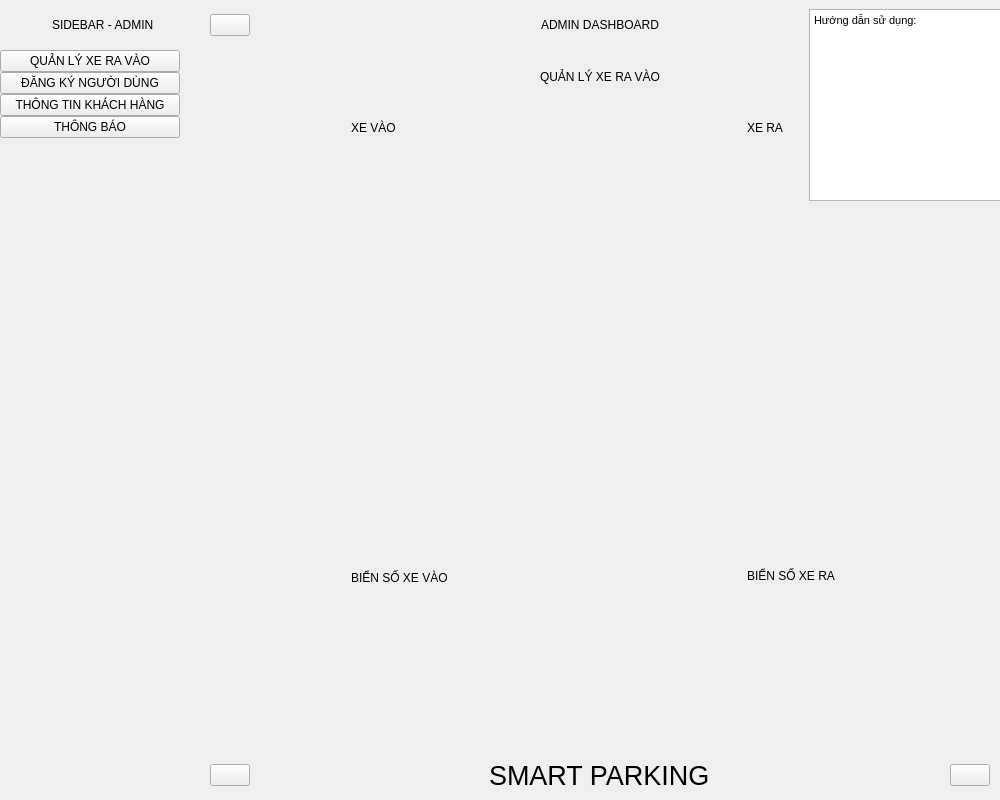
<?xml version="1.0" encoding="UTF-8"?>
<ui version="4.0">
 <class>MainWindow</class>
 <widget class="QMainWindow" name="MainWindow">
  <property name="geometry">
   <rect>
    <x>0</x>
    <y>0</y>
    <width>1000</width>
    <height>800</height>
   </rect>
  </property>
  <property name="minimumSize">
   <size>
    <width>1000</width>
    <height>800</height>
   </size>
  </property>
  <property name="maximumSize">
   <size>
    <width>1000</width>
    <height>800</height>
   </size>
  </property>
  <property name="windowTitle">
   <string>MainWindow</string>
  </property>
  <property name="toolTip">
   <string>&lt;html&gt;&lt;head/&gt;&lt;body&gt;&lt;p&gt;*{&lt;/p&gt;&lt;p&gt;	color: #000;&lt;/p&gt;&lt;p&gt;	border: none;&lt;/p&gt;&lt;p&gt;}&lt;/p&gt;&lt;p&gt;#centralwidget{&lt;/p&gt;&lt;p&gt;	background-color: #eff9fe;&lt;/p&gt;&lt;p&gt;&lt;br/&gt;&lt;/p&gt;&lt;p&gt;}&lt;/p&gt;&lt;/body&gt;&lt;/html&gt;</string>
  </property>
  <property name="styleSheet">
   <string notr="true"/>
  </property>
  <widget class="QWidget" name="centralwidget">
   <property name="minimumSize">
    <size>
     <width>800</width>
     <height>800</height>
    </size>
   </property>
   <property name="maximumSize">
    <size>
     <width>1000</width>
     <height>800</height>
    </size>
   </property>
   <property name="toolTip">
    <string>&lt;html&gt;&lt;head/&gt;&lt;body&gt;&lt;p&gt;&lt;br/&gt;&lt;/p&gt;&lt;/body&gt;&lt;/html&gt;</string>
   </property>
   <property name="styleSheet">
    <string notr="true"/>
   </property>
   <layout class="QHBoxLayout" name="horizontalLayout" stretch="1,3,0">
    <property name="spacing">
     <number>0</number>
    </property>
    <property name="leftMargin">
     <number>0</number>
    </property>
    <property name="topMargin">
     <number>0</number>
    </property>
    <property name="rightMargin">
     <number>0</number>
    </property>
    <property name="bottomMargin">
     <number>0</number>
    </property>
    <item>
     <widget class="QCustomSlideMenu" name="menu" native="true">
      <property name="minimumSize">
       <size>
        <width>200</width>
        <height>0</height>
       </size>
      </property>
      <property name="maximumSize">
       <size>
        <width>200</width>
        <height>16777215</height>
       </size>
      </property>
      <property name="cursor">
       <cursorShape>PointingHandCursor</cursorShape>
      </property>
      <layout class="QVBoxLayout" name="verticalLayout_5" stretch="1,0">
       <property name="spacing">
        <number>0</number>
       </property>
       <property name="leftMargin">
        <number>0</number>
       </property>
       <property name="topMargin">
        <number>0</number>
       </property>
       <property name="rightMargin">
        <number>0</number>
       </property>
       <property name="bottomMargin">
        <number>0</number>
       </property>
       <item alignment="Qt::AlignLeft">
        <widget class="QWidget" name="menu_title_box" native="true">
         <property name="minimumSize">
          <size>
           <width>200</width>
           <height>50</height>
          </size>
         </property>
         <property name="maximumSize">
          <size>
           <width>200</width>
           <height>50</height>
          </size>
         </property>
         <layout class="QHBoxLayout" name="horizontalLayout_6">
          <property name="leftMargin">
           <number>15</number>
          </property>
          <item alignment="Qt::AlignHCenter">
           <widget class="QLabel" name="menu_title">
            <property name="text">
             <string>SIDEBAR - ADMIN</string>
            </property>
           </widget>
          </item>
         </layout>
        </widget>
       </item>
       <item alignment="Qt::AlignLeft|Qt::AlignTop">
        <widget class="QWidget" name="nav_link" native="true">
         <property name="minimumSize">
          <size>
           <width>200</width>
           <height>0</height>
          </size>
         </property>
         <property name="maximumSize">
          <size>
           <width>200</width>
           <height>16777215</height>
          </size>
         </property>
         <layout class="QVBoxLayout" name="verticalLayout_6">
          <property name="spacing">
           <number>0</number>
          </property>
          <property name="leftMargin">
           <number>0</number>
          </property>
          <property name="topMargin">
           <number>0</number>
          </property>
          <property name="rightMargin">
           <number>0</number>
          </property>
          <property name="bottomMargin">
           <number>0</number>
          </property>
          <item>
           <widget class="QPushButton" name="btn_nav_1">
            <property name="minimumSize">
             <size>
              <width>180</width>
              <height>0</height>
             </size>
            </property>
            <property name="maximumSize">
             <size>
              <width>180</width>
              <height>16777215</height>
             </size>
            </property>
            <property name="cursor">
             <cursorShape>PointingHandCursor</cursorShape>
            </property>
            <property name="text">
             <string>QUẢN LÝ XE RA VÀO</string>
            </property>
            <property name="icon">
             <iconset resource="assets/icons/resource.qrc">
              <normaloff>:/icons/black/black/eye.svg</normaloff>:/icons/black/black/eye.svg</iconset>
            </property>
            <property name="iconSize">
             <size>
              <width>24</width>
              <height>24</height>
             </size>
            </property>
           </widget>
          </item>
          <item alignment="Qt::AlignLeft">
           <widget class="QPushButton" name="btn_nav_2">
            <property name="minimumSize">
             <size>
              <width>180</width>
              <height>0</height>
             </size>
            </property>
            <property name="maximumSize">
             <size>
              <width>180</width>
              <height>16777215</height>
             </size>
            </property>
            <property name="cursor">
             <cursorShape>PointingHandCursor</cursorShape>
            </property>
            <property name="text">
             <string>ĐĂNG KÝ NGƯỜI DÙNG</string>
            </property>
            <property name="icon">
             <iconset resource="assets/icons/resource.qrc">
              <normaloff>:/icons/black/black/user-plus.svg</normaloff>:/icons/black/black/user-plus.svg</iconset>
            </property>
            <property name="iconSize">
             <size>
              <width>24</width>
              <height>24</height>
             </size>
            </property>
           </widget>
          </item>
          <item>
           <widget class="QPushButton" name="btn_nav_3">
            <property name="minimumSize">
             <size>
              <width>180</width>
              <height>0</height>
             </size>
            </property>
            <property name="maximumSize">
             <size>
              <width>180</width>
              <height>16777215</height>
             </size>
            </property>
            <property name="cursor">
             <cursorShape>PointingHandCursor</cursorShape>
            </property>
            <property name="text">
             <string>THÔNG TIN KHÁCH HÀNG</string>
            </property>
            <property name="icon">
             <iconset resource="assets/icons/resource.qrc">
              <normaloff>:/icons/black/black/activity.svg</normaloff>:/icons/black/black/activity.svg</iconset>
            </property>
            <property name="iconSize">
             <size>
              <width>24</width>
              <height>24</height>
             </size>
            </property>
           </widget>
          </item>
          <item alignment="Qt::AlignLeft">
           <widget class="QPushButton" name="btn_nav_4">
            <property name="minimumSize">
             <size>
              <width>180</width>
              <height>0</height>
             </size>
            </property>
            <property name="maximumSize">
             <size>
              <width>180</width>
              <height>16777215</height>
             </size>
            </property>
            <property name="cursor">
             <cursorShape>PointingHandCursor</cursorShape>
            </property>
            <property name="text">
             <string>THÔNG BÁO</string>
            </property>
            <property name="icon">
             <iconset resource="assets/icons/resource.qrc">
              <normaloff>:/icons/black/black/bell.svg</normaloff>:/icons/black/black/bell.svg</iconset>
            </property>
            <property name="iconSize">
             <size>
              <width>24</width>
              <height>24</height>
             </size>
            </property>
           </widget>
          </item>
         </layout>
        </widget>
       </item>
      </layout>
     </widget>
    </item>
    <item>
     <widget class="QWidget" name="main" native="true">
      <property name="enabled">
       <bool>true</bool>
      </property>
      <property name="minimumSize">
       <size>
        <width>800</width>
        <height>800</height>
       </size>
      </property>
      <property name="maximumSize">
       <size>
        <width>800</width>
        <height>800</height>
       </size>
      </property>
      <layout class="QVBoxLayout" name="verticalLayout" stretch="1,10,1">
       <property name="spacing">
        <number>0</number>
       </property>
       <property name="leftMargin">
        <number>0</number>
       </property>
       <property name="topMargin">
        <number>0</number>
       </property>
       <property name="rightMargin">
        <number>0</number>
       </property>
       <property name="bottomMargin">
        <number>0</number>
       </property>
       <item>
        <widget class="QWidget" name="header" native="true">
         <property name="minimumSize">
          <size>
           <width>0</width>
           <height>50</height>
          </size>
         </property>
         <property name="maximumSize">
          <size>
           <width>16777215</width>
           <height>50</height>
          </size>
         </property>
         <layout class="QHBoxLayout" name="horizontalLayout_2" stretch="0,0,0">
          <property name="spacing">
           <number>0</number>
          </property>
          <property name="leftMargin">
           <number>10</number>
          </property>
          <property name="topMargin">
           <number>0</number>
          </property>
          <property name="rightMargin">
           <number>10</number>
          </property>
          <property name="bottomMargin">
           <number>0</number>
          </property>
          <item alignment="Qt::AlignLeft">
           <widget class="QPushButton" name="btn_toggle">
            <property name="cursor">
             <cursorShape>PointingHandCursor</cursorShape>
            </property>
            <property name="text">
             <string/>
            </property>
            <property name="icon">
             <iconset resource="assets/icons/resource.qrc">
              <normaloff>:/icons/blue/blue/menu.svg</normaloff>:/icons/blue/blue/menu.svg</iconset>
            </property>
            <property name="iconSize">
             <size>
              <width>20</width>
              <height>20</height>
             </size>
            </property>
           </widget>
          </item>
          <item alignment="Qt::AlignHCenter">
           <widget class="QLabel" name="title">
            <property name="text">
             <string>ADMIN DASHBOARD</string>
            </property>
           </widget>
          </item>
          <item alignment="Qt::AlignRight">
           <widget class="QWidget" name="icons" native="true">
            <layout class="QHBoxLayout" name="horizontalLayout_3">
             <property name="spacing">
              <number>12</number>
             </property>
             <item alignment="Qt::AlignRight">
              <widget class="QPushButton" name="btn_user">
               <property name="cursor">
                <cursorShape>PointingHandCursor</cursorShape>
               </property>
               <property name="text">
                <string/>
               </property>
               <property name="icon">
                <iconset resource="assets/icons/resource.qrc">
                 <normaloff>:/icons/blue/blue/log-out.svg</normaloff>:/icons/blue/blue/log-out.svg</iconset>
               </property>
               <property name="iconSize">
                <size>
                 <width>20</width>
                 <height>20</height>
                </size>
               </property>
              </widget>
             </item>
            </layout>
           </widget>
          </item>
         </layout>
        </widget>
       </item>
       <item>
        <widget class="QStackedWidget" name="pages_list">
         <property name="currentIndex">
          <number>0</number>
         </property>
         <widget class="QWidget" name="page_1">
          <layout class="QVBoxLayout" name="verticalLayout_2" stretch="0,0,0">
           <property name="spacing">
            <number>0</number>
           </property>
           <property name="leftMargin">
            <number>0</number>
           </property>
           <property name="topMargin">
            <number>0</number>
           </property>
           <property name="rightMargin">
            <number>0</number>
           </property>
           <property name="bottomMargin">
            <number>0</number>
           </property>
           <item>
            <widget class="QWidget" name="header_main" native="true">
             <property name="minimumSize">
              <size>
               <width>0</width>
               <height>50</height>
              </size>
             </property>
             <property name="maximumSize">
              <size>
               <width>16777215</width>
               <height>50</height>
              </size>
             </property>
             <layout class="QHBoxLayout" name="horizontalLayout_7">
              <item alignment="Qt::AlignHCenter">
               <widget class="QLabel" name="page_title">
                <property name="text">
                 <string>QUẢN LÝ XE RA VÀO</string>
                </property>
               </widget>
              </item>
             </layout>
            </widget>
           </item>
           <item>
            <widget class="QWidget" name="process_img" native="true">
             <property name="minimumSize">
              <size>
               <width>800</width>
               <height>500</height>
              </size>
             </property>
             <property name="maximumSize">
              <size>
               <width>800</width>
               <height>500</height>
              </size>
             </property>
             <layout class="QHBoxLayout" name="horizontalLayout_5">
              <property name="spacing">
               <number>5</number>
              </property>
              <property name="leftMargin">
               <number>5</number>
              </property>
              <property name="topMargin">
               <number>0</number>
              </property>
              <property name="rightMargin">
               <number>5</number>
              </property>
              <property name="bottomMargin">
               <number>0</number>
              </property>
              <item>
               <widget class="QWidget" name="input" native="true">
                <property name="minimumSize">
                 <size>
                  <width>390</width>
                  <height>500</height>
                 </size>
                </property>
                <property name="maximumSize">
                 <size>
                  <width>390</width>
                  <height>500</height>
                 </size>
                </property>
                <layout class="QVBoxLayout" name="verticalLayout_3" stretch="0,0,0,0">
                 <property name="spacing">
                  <number>6</number>
                 </property>
                 <property name="leftMargin">
                  <number>9</number>
                 </property>
                 <property name="topMargin">
                  <number>9</number>
                 </property>
                 <property name="rightMargin">
                  <number>9</number>
                 </property>
                 <property name="bottomMargin">
                  <number>9</number>
                 </property>
                 <item alignment="Qt::AlignHCenter">
                  <widget class="QLabel" name="input_title">
                   <property name="minimumSize">
                    <size>
                     <width>100</width>
                     <height>30</height>
                    </size>
                   </property>
                   <property name="maximumSize">
                    <size>
                     <width>100</width>
                     <height>30</height>
                    </size>
                   </property>
                   <property name="text">
                    <string>XE VÀO</string>
                   </property>
                  </widget>
                 </item>
                 <item>
                  <widget class="QWidget" name="input_img" native="true">
                   <property name="minimumSize">
                    <size>
                     <width>370</width>
                     <height>200</height>
                    </size>
                   </property>
                   <property name="maximumSize">
                    <size>
                     <width>370</width>
                     <height>200</height>
                    </size>
                   </property>
                  </widget>
                 </item>
                 <item>
                  <widget class="QWidget" name="input_handled" native="true">
                   <property name="minimumSize">
                    <size>
                     <width>370</width>
                     <height>200</height>
                    </size>
                   </property>
                   <property name="maximumSize">
                    <size>
                     <width>370</width>
                     <height>200</height>
                    </size>
                   </property>
                  </widget>
                 </item>
                 <item alignment="Qt::AlignHCenter|Qt::AlignVCenter">
                  <widget class="QLabel" name="input_result">
                   <property name="minimumSize">
                    <size>
                     <width>100</width>
                     <height>30</height>
                    </size>
                   </property>
                   <property name="maximumSize">
                    <size>
                     <width>100</width>
                     <height>30</height>
                    </size>
                   </property>
                   <property name="text">
                    <string>BIỂN SỐ XE VÀO</string>
                   </property>
                  </widget>
                 </item>
                </layout>
               </widget>
              </item>
              <item>
               <widget class="QWidget" name="output" native="true">
                <property name="minimumSize">
                 <size>
                  <width>390</width>
                  <height>500</height>
                 </size>
                </property>
                <property name="maximumSize">
                 <size>
                  <width>390</width>
                  <height>500</height>
                 </size>
                </property>
                <layout class="QVBoxLayout" name="verticalLayout_4" stretch="0,0,0,0">
                 <item alignment="Qt::AlignHCenter">
                  <widget class="QLabel" name="output_title">
                   <property name="minimumSize">
                    <size>
                     <width>100</width>
                     <height>30</height>
                    </size>
                   </property>
                   <property name="maximumSize">
                    <size>
                     <width>100</width>
                     <height>30</height>
                    </size>
                   </property>
                   <property name="text">
                    <string>XE RA</string>
                   </property>
                  </widget>
                 </item>
                 <item>
                  <widget class="QWidget" name="output_img" native="true">
                   <property name="minimumSize">
                    <size>
                     <width>370</width>
                     <height>200</height>
                    </size>
                   </property>
                   <property name="maximumSize">
                    <size>
                     <width>370</width>
                     <height>200</height>
                    </size>
                   </property>
                  </widget>
                 </item>
                 <item>
                  <widget class="QWidget" name="output_handled" native="true">
                   <property name="minimumSize">
                    <size>
                     <width>370</width>
                     <height>200</height>
                    </size>
                   </property>
                   <property name="maximumSize">
                    <size>
                     <width>370</width>
                     <height>200</height>
                    </size>
                   </property>
                  </widget>
                 </item>
                 <item alignment="Qt::AlignHCenter|Qt::AlignTop">
                  <widget class="QLabel" name="output_result">
                   <property name="minimumSize">
                    <size>
                     <width>100</width>
                     <height>30</height>
                    </size>
                   </property>
                   <property name="maximumSize">
                    <size>
                     <width>100</width>
                     <height>30</height>
                    </size>
                   </property>
                   <property name="text">
                    <string>BIỂN SỐ XE RA</string>
                   </property>
                  </widget>
                 </item>
                </layout>
               </widget>
              </item>
             </layout>
            </widget>
           </item>
           <item alignment="Qt::AlignHCenter">
            <widget class="QWidget" name="des_img" native="true">
             <property name="minimumSize">
              <size>
               <width>786</width>
               <height>140</height>
              </size>
             </property>
             <property name="maximumSize">
              <size>
               <width>786</width>
               <height>140</height>
              </size>
             </property>
            </widget>
           </item>
          </layout>
         </widget>
         <widget class="QWidget" name="page_2"/>
         <widget class="QWidget" name="page_3"/>
         <widget class="QWidget" name="page_4"/>
        </widget>
       </item>
       <item>
        <widget class="QWidget" name="footer" native="true">
         <property name="minimumSize">
          <size>
           <width>0</width>
           <height>50</height>
          </size>
         </property>
         <property name="maximumSize">
          <size>
           <width>16777215</width>
           <height>50</height>
          </size>
         </property>
         <layout class="QHBoxLayout" name="horizontalLayout_4">
          <property name="spacing">
           <number>0</number>
          </property>
          <property name="leftMargin">
           <number>10</number>
          </property>
          <property name="topMargin">
           <number>0</number>
          </property>
          <property name="rightMargin">
           <number>10</number>
          </property>
          <property name="bottomMargin">
           <number>0</number>
          </property>
          <item alignment="Qt::AlignLeft">
           <widget class="QPushButton" name="btn_prev">
            <property name="cursor">
             <cursorShape>PointingHandCursor</cursorShape>
            </property>
            <property name="text">
             <string/>
            </property>
            <property name="icon">
             <iconset resource="assets/icons/resource.qrc">
              <normaloff>:/icons/blue/blue/arrow-left-circle.svg</normaloff>:/icons/blue/blue/arrow-left-circle.svg</iconset>
            </property>
            <property name="iconSize">
             <size>
              <width>20</width>
              <height>20</height>
             </size>
            </property>
           </widget>
          </item>
          <item alignment="Qt::AlignHCenter">
           <widget class="QLabel" name="footer_title">
            <property name="font">
             <font>
              <pointsize>20</pointsize>
              <weight>50</weight>
              <bold>false</bold>
             </font>
            </property>
            <property name="text">
             <string>SMART PARKING</string>
            </property>
           </widget>
          </item>
          <item alignment="Qt::AlignRight">
           <widget class="QPushButton" name="btn_next">
            <property name="cursor">
             <cursorShape>PointingHandCursor</cursorShape>
            </property>
            <property name="text">
             <string/>
            </property>
            <property name="icon">
             <iconset resource="assets/icons/resource.qrc">
              <normaloff>:/icons/blue/blue/arrow-right-circle.svg</normaloff>:/icons/blue/blue/arrow-right-circle.svg</iconset>
            </property>
            <property name="iconSize">
             <size>
              <width>20</width>
              <height>20</height>
             </size>
            </property>
           </widget>
          </item>
         </layout>
        </widget>
       </item>
      </layout>
     </widget>
    </item>
    <item>
     <widget class="QCustomSlideMenu" name="tutorial" native="true">
      <property name="minimumSize">
       <size>
        <width>200</width>
        <height>0</height>
       </size>
      </property>
      <property name="maximumSize">
       <size>
        <width>200</width>
        <height>16777215</height>
       </size>
      </property>
      <layout class="QVBoxLayout" name="verticalLayout_7">
       <item alignment="Qt::AlignLeft|Qt::AlignTop">
        <widget class="QTextBrowser" name="tutorial_text">
         <property name="minimumSize">
          <size>
           <width>200</width>
           <height>0</height>
          </size>
         </property>
         <property name="maximumSize">
          <size>
           <width>200</width>
           <height>16777215</height>
          </size>
         </property>
         <property name="html">
          <string>&lt;!DOCTYPE HTML PUBLIC &quot;-//W3C//DTD HTML 4.0//EN&quot; &quot;http://www.w3.org/TR/REC-html40/strict.dtd&quot;&gt;
&lt;html&gt;&lt;head&gt;&lt;meta name=&quot;qrichtext&quot; content=&quot;1&quot; /&gt;&lt;style type=&quot;text/css&quot;&gt;
p, li { white-space: pre-wrap; }
&lt;/style&gt;&lt;/head&gt;&lt;body style=&quot; font-family:'MS Shell Dlg 2'; font-size:8.25pt; font-weight:400; font-style:normal;&quot;&gt;
&lt;p style=&quot; margin-top:0px; margin-bottom:0px; margin-left:0px; margin-right:0px; -qt-block-indent:0; text-indent:0px;&quot;&gt;Hướng dẫn sử dụng:&lt;/p&gt;
&lt;p style=&quot;-qt-paragraph-type:empty; margin-top:0px; margin-bottom:0px; margin-left:0px; margin-right:0px; -qt-block-indent:0; text-indent:0px;&quot;&gt;&lt;br /&gt;&lt;/p&gt;&lt;/body&gt;&lt;/html&gt;</string>
         </property>
        </widget>
       </item>
      </layout>
     </widget>
    </item>
   </layout>
  </widget>
 </widget>
 <customwidgets>
  <customwidget>
   <class>QCustomSlideMenu</class>
   <extends>QWidget</extends>
   <header location="global">Custom_Widgets.QCustomSlideMenu.h</header>
   <container>1</container>
  </customwidget>
 </customwidgets>
 <resources>
  <include location="assets/icons/resource.qrc"/>
 </resources>
 <connections/>
</ui>
